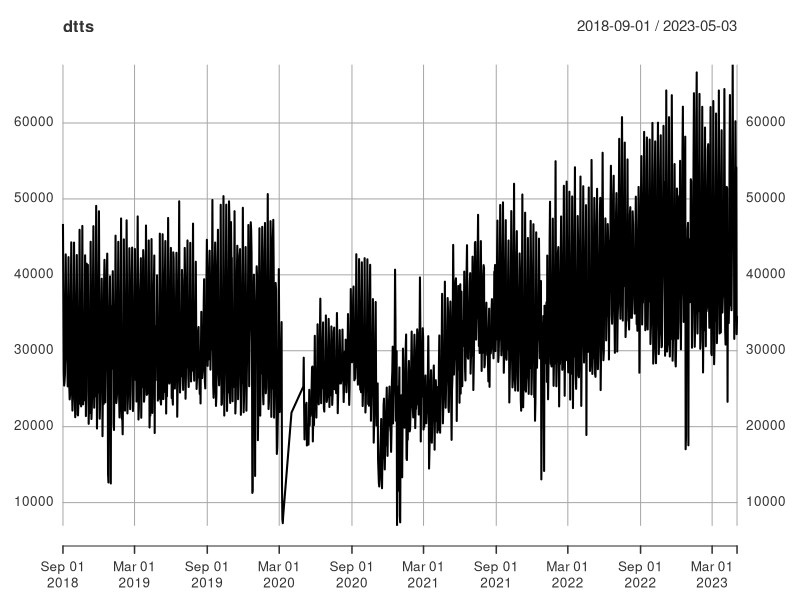
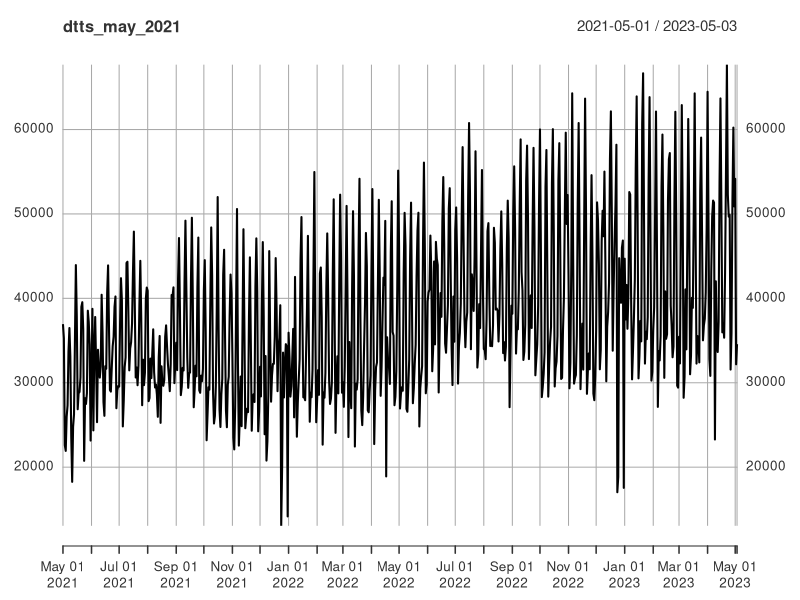
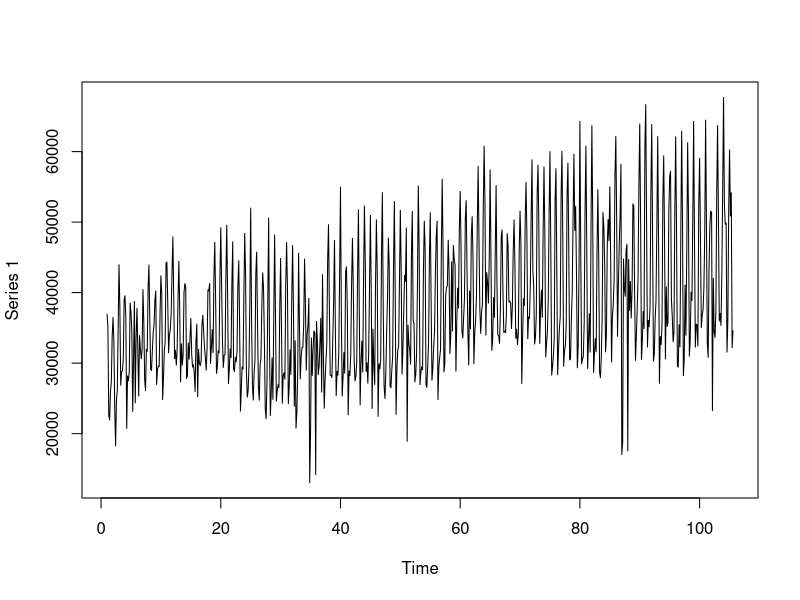
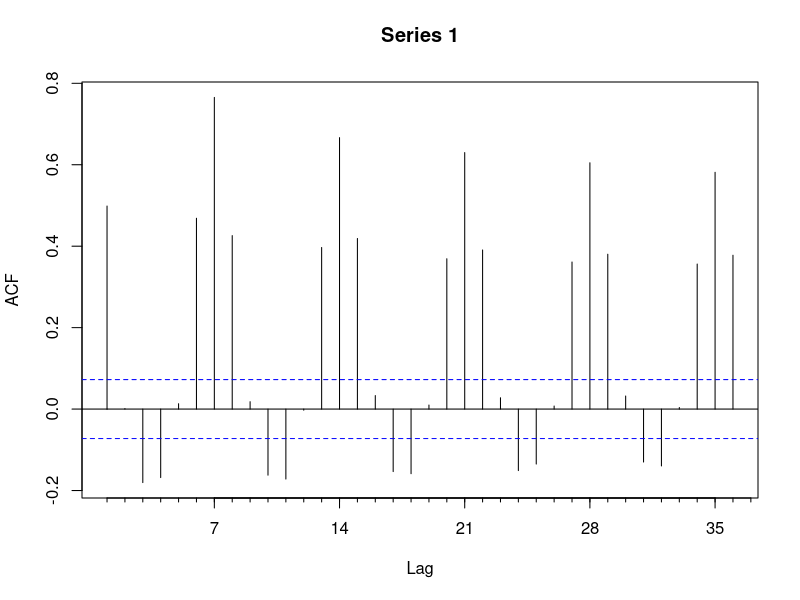
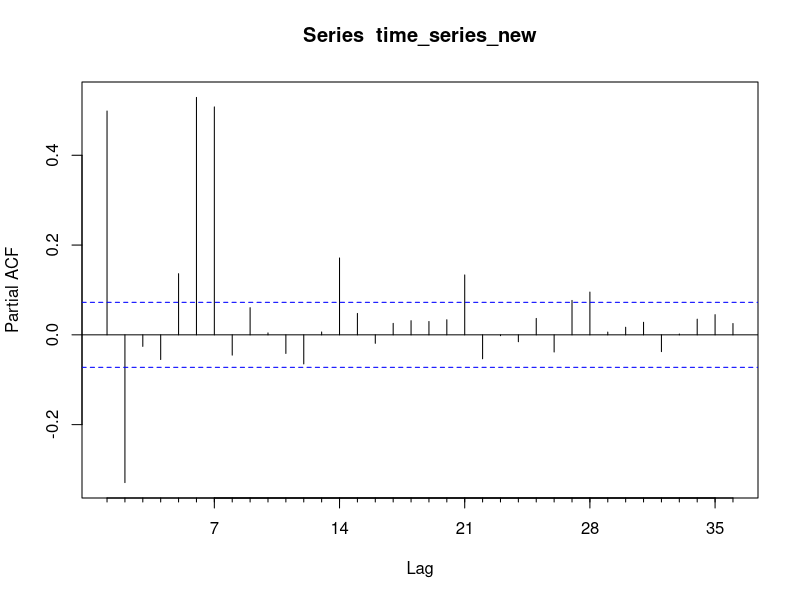
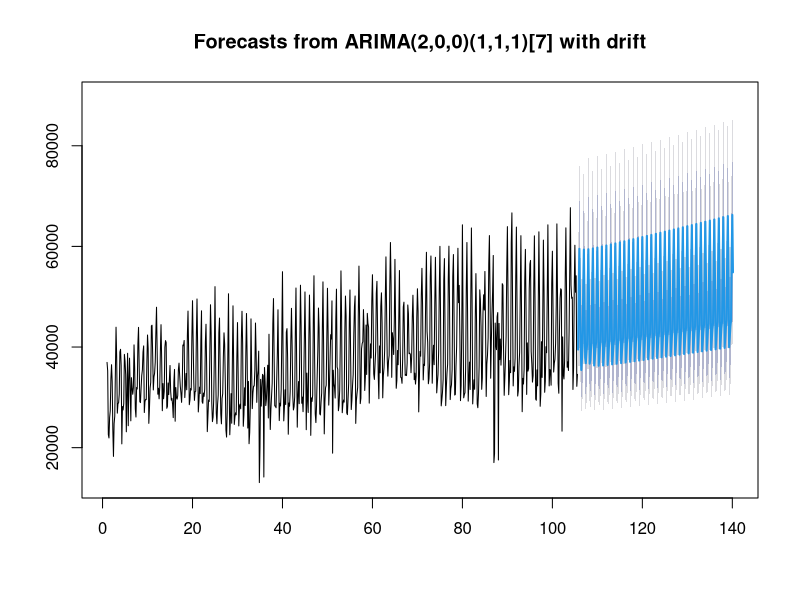
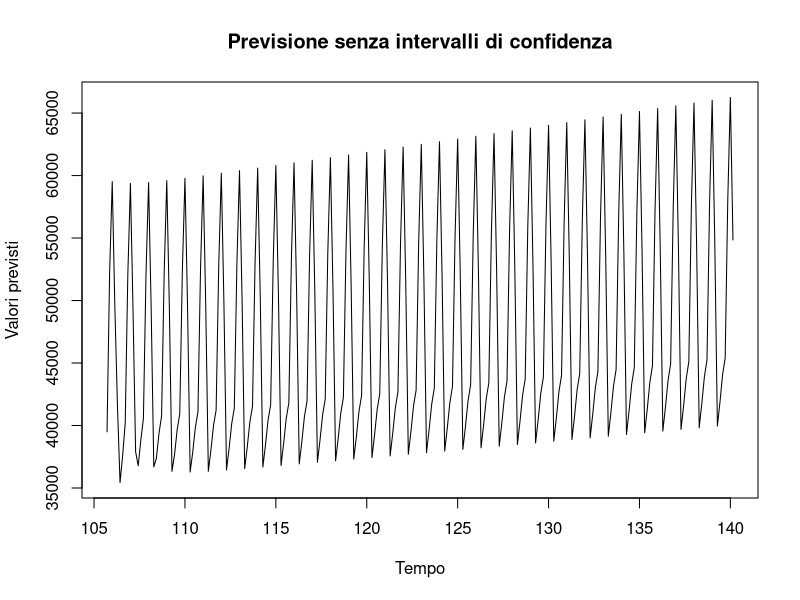
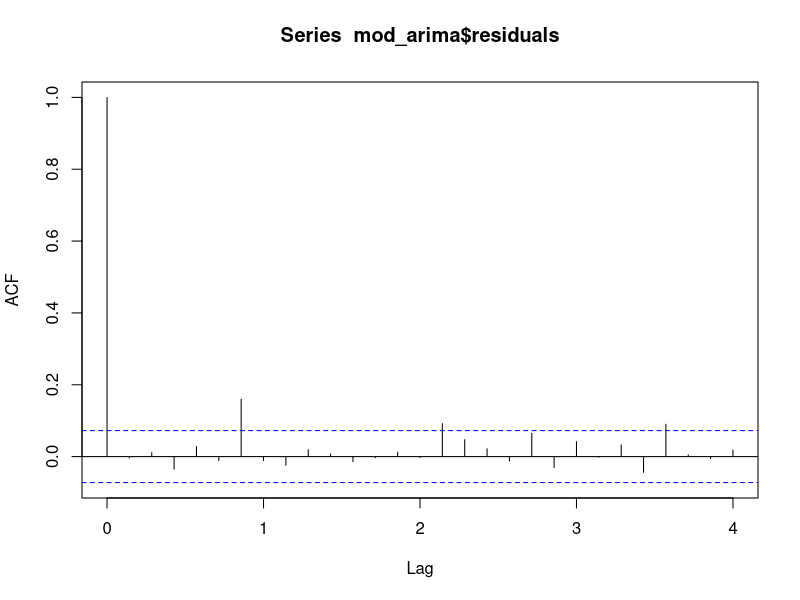

Source code (R) for these figures, in order:
## ---- chunk 1
#Importo le librerie necessarie
library(xts)
library(forecast)
library(lubridate)
## ---- chunk 2


# Carica i dati dal file CSV
dt <- read.csv("R5.csv")

# Converti la colonna "Date" nel formato "YYYY-MM-DD"
dt$Date <- as.Date(dt$data, format = "%Y-%m-%d")

# Crea la serie storica con le date nel formato "YYYY-MM-DD" e i valori da LT_R5
dtts <- xts(
  dt$LT_R5, # Selezioniamo la colonna LT_R5 come dati sull'asse delle y
  dt$Date # Utilizziamo la colonna "Date" formattata come oggetti di data sull'asse delle x
)



# Plotta la serie storica
plot(dtts)

## ---- chunk 3
# Filtra la serie storica per il 2018
dtts_2018 <- dtts["2018-01-01/2018-12-31"]

# Filtra la serie storica per il 2019
dtts_2019 <- dtts["2019-01-01/2019-12-31"]

# Filtra la serie storica per il 2021
dtts_2021 <- dtts["2021-01-01/2021-12-31"]

# Filtra la serie storica per il 2022
dtts_2022 <- dtts["2022-01-01/2022-12-31"]

# Filtra la serie storica per il 2022
dtts_2023 <- dtts["2023-01-01/2023-12-31"]

# Calcola la media mensile per il 2018
monthly_mean_2018 <- apply.monthly(dtts_2018, FUN = mean)

# Calcola la media mensile per il 2019
monthly_mean_2019 <- apply.monthly(dtts_2019, FUN = mean)

# Calcola la media mensile per il 2019
monthly_mean_2021 <- apply.monthly(dtts_2021, FUN = mean)

# Calcola la media mensile per il 2019
monthly_mean_2022 <- apply.monthly(dtts_2022, FUN = mean)

# Calcola la media mensile per il 2019
monthly_mean_2023 <- apply.monthly(dtts_2023, FUN = mean)

# Estrai i mesi dai dati
months_2018 <- as.numeric(format(index(monthly_mean_2018), "%m"))
months_2019 <- as.numeric(format(index(monthly_mean_2019), "%m"))

# Trova gli indici dei mesi comuni tra il 2018 e il 2019
common_month_indices <- which(months_2018 %in% months_2019)

# Crea un vettore con il mese di riferimento e la media corrispondente per i mesi comuni
result_vector <- data.frame(
  "Mese" = months_2018[common_month_indices],
  "Media_2018" = as.vector(monthly_mean_2018[common_month_indices]),
  "Media_2019" = as.vector(monthly_mean_2019[common_month_indices])
)

# Calcola la differenza percentuale tra le medie del 2018 e del 2019 per lo stesso mese
result_vector$Differenza_Percentuale <- 
  ((result_vector$Media_2018 - result_vector$Media_2019) / result_vector$Media_2018)

# Calcola il valore massimo (in valore assoluto) delle differenze percentuali
max_diff_percent <- max(abs(result_vector$Differenza_Percentuale))

# Aggiungi colonne Tolleranza_Min e Tolleranza_Max
result_vector$Tolleranza <- max_diff_percent

print(result_vector)

## ---- chunk 4
#stabilisco la tolleranza sulla base di quello che ho scritto sopra
tolleranza <- result_vector$Media_2019 * result_vector$Tolleranza 

# Aggiungi i valori di tolleranza al dataset
result_vector$Tolleranza_Min_2019 <- abs(result_vector$Media_2019 - tolleranza)
result_vector$Tolleranza_Max_2019 <- result_vector$Media_2019 + tolleranza

print(result_vector)
## ---- chunk 5
# Estrai i mesi del 2019 che non erano presenti nel 2018
missing_months_2019 <- months_2019[!months_2019 %in% months_2018]

# Crea un nuovo dataframe dei dati con i mesi mancanti e le medie del 2019
missing_months_data <- data.frame(
  "Mese" = missing_months_2019,
  "Media_2018" = NA,  # Assegna NA ai mesi mancanti nel 2018
  "Media_2019" = monthly_mean_2019[!months_2019 %in% months_2018]
)

#stabilisco la tolleranza sulla base di quello che ho scritto sopra
tolleranza <- missing_months_data$Media_2019 * result_vector$Tolleranza

# Aggiungi i valori di tolleranza al dataset
missing_months_data$Tolleranza_Min_2019 <- abs(missing_months_data$Media_2019 - tolleranza)
missing_months_data$Tolleranza_Max_2019 <- missing_months_data$Media_2019 + tolleranza

print(missing_months_data)
## ---- chunk 6
# Estrai la colonna "Media_2019" da result_vector
result_vector_2019 <- result_vector[, c("Mese", "Media_2019", "Tolleranza_Min_2019", "Tolleranza_Max_2019")]

# Estrai le colonne "Media_2018" e "Media_2019" da missing_months_data
missing_data_2019 <- missing_months_data[, c("Mese", "Media_2019", "Tolleranza_Min_2019", "Tolleranza_Max_2019")]


# Concatena i due dataset
combined_data <- rbind(missing_data_2019, result_vector_2019)

# Aggiungi una colonna di numeri da 1 a 12 come indici
combined_data$Mese = 1:12


# Rimuovi l'indice implicito
rownames(combined_data) <- NULL

# Visualizza il dataset senza l'indice implicito
print(combined_data)
## ---- chunk 7
# Estrai il mese dalla data e crea un nuovo dataframe
monthly_mean_2021_new <- data.frame(
  "Mese" = as.integer(format(index(monthly_mean_2021), "%m")),
  "Media_2021" = coredata(monthly_mean_2021)
)
monthly_mean_2022_new <- data.frame(
  "Mese" = as.integer(format(index(monthly_mean_2022), "%m")),
  "Media_2022" = coredata(monthly_mean_2022)
)
monthly_mean_2023_new <- data.frame(
  "Mese" = as.integer(format(index(monthly_mean_2023), "%m")),
  "Media_2023" = coredata(monthly_mean_2023)
)

# Visualizza i nuovi dataframes
print(monthly_mean_2021_new)
print(monthly_mean_2022_new)
print(monthly_mean_2023_new)
## ---- chunk 8
# Verifica le lunghezze dei dataframe mensili
length_2021 <- nrow(monthly_mean_2021_new)
length_2022 <- nrow(monthly_mean_2022_new)

# Trova la lunghezza minima tra i dataframe
min_length <- min(length_2021, length_2022)

# Seleziona solo le prime 'min_length' righe da entrambi i dataframe
monthly_mean_2021_new <- monthly_mean_2021_new[1:min_length, ]
monthly_mean_2022_new <- monthly_mean_2022_new[1:min_length, ]
monthly_mean_2023_new <- monthly_mean_2023_new[1:5, ]
# Creazione di un nuovo dataframe per i confronti
confronti <- data.frame(  
  "Mese" = rep(1:12, times = 1),  # Mesi da 1 a 12 per due anni
  "Media_2021" = monthly_mean_2021_new$Media,
  "Media_2022" = monthly_mean_2022_new$Media,
  "Tolleranza_Min" = combined_data$Tolleranza_Min[1:min_length],
  "Tolleranza_Max" = combined_data$Tolleranza_Max[1:min_length]
)

confronti1 <- data.frame(
  "Anno" = rep(c(2023), each = 5),  # Ripeti l'anno per ogni mese
  "Mese" = rep(1:5, times = 1),  # Mesi da 1 a 12 per due anni
  "Media_2023" = monthly_mean_2023_new$Media,
  "Tolleranza_Min" = combined_data$Tolleranza_Min[1:5],
  "Tolleranza_Max" = combined_data$Tolleranza_Max[1:5]
)
# Aggiungi una colonna di confronto per ciascun anno
confronti$Confronto_2021 <- confronti$Media_2021 >= confronti$Tolleranza_Min & confronti$Media_2021 <= confronti$Tolleranza_Max
confronti$Confronto_2022 <- confronti$Media_2022 >= confronti$Tolleranza_Min & confronti$Media_2022 <= confronti$Tolleranza_Max

confronti1$Confronto_2023 <- confronti1$Media_2023 >= confronti1$Tolleranza_Min & confronti1$Media_2023 <= confronti1$Tolleranza_Max

# Visualizza il dataframe di confronto
print(confronti)
print(confronti1)
## ---- chunk 9
# Filtra la serie storica a partire da giugno 2021
dtts_may_2021 <- dtts["2021-05-01/"]
plot(dtts_may_2021)
## ---- chunk 10
time_series <- ts(dtts_may_2021, frequency=7)
plot(time_series)
## ---- chunk 11
time_series_new<-log(time_series)
time_series_new |> Acf(36)
time_series_new |> Pacf(36)
## ---- chunk 12
# let's try an AR(2)
library(forecast)
mod_arima <- Arima(time_series,
              c(2,0,0), # p, d, q 
              c(1,1,1), # P, D, Q D=1. because we have performed a seasonal difference
              include.constant =TRUE, #intercept
              lambda=0 #because log transformation
              )
mod_arima #with drift because constant and one seasonal difference
## ---- chunk 13
previsione <- forecast(mod_arima, h=242)
plot(previsione)
## ---- chunk 14
previsione <- forecast(mod_arima, h = 242)
plot(previsione$mean, type = "l", ylab = "Valori previsti", xlab = "Tempo", main = "Previsione senza intervalli di confidenza")
## ---- chunk 15
rmse2 <- sqrt(mean(mod_arima$residuals^2))
rmse2

mae2 <- mean(abs(mod_arima$residuals))
mae2

actual2 <- window(time_series, start = end(time_series) - length(mod_arima$residuals) + 1)

mape2 <- mean(abs((mod_arima$residuals / actual2) * 100), na.rm = TRUE)
mape2

shapiro_test2 <- shapiro.test(mod_arima$residuals)
shapiro_test2

acf_res2 <- acf(mod_arima$residuals)
pacf_res2 <- pacf(mod_arima$residuals)
## ---- chunk 16
# Parametri per la stagionalità
s <- 365.25
harm <- c(1,2,3)
freq <- outer(1:length(time_series_new), harm) * 2 * pi / s
co <- cos(freq)
si <- sin(freq)
colnames(co) <- paste0("cos", harm)
colnames(si) <- paste0("sin", harm)
X <- cbind(trend=1:length(time_series_new),co, si)

# Divisione in set di addestramento e test
train_size <- floor(length(time_series_new[1:500]))
train_y <- time_series_new[1:train_size]
train_X <- X[1:train_size, ]
test_y <- time_series_new[(train_size + 1):length(time_series_new)]
test_X <- X[(train_size + 1):length(time_series_new), ]

# Modello ARIMAX
mod_sin <- Arima(train_y,
              order = c(2, 0, 0),
              seasonal = list(order = c(1, 1, 1), period = 7),
              xreg = train_X,
              lambda = 0
)

# Riassunto del modello
summary(mod_sin)
## ---- chunk 17
# Esegui il forecast
forecast_result <- forecast(mod_sin, h = length(test_y), xreg = test_X)
length(test_y)
# Plot del risultato
plot(forecast_result)
## ---- chunk 18
# Esegui il forecast con visualizzazione dei valori reali
forecast_result <- forecast(mod_sin, h = length(test_y), xreg = test_X)

# Estrai le previsioni dal risultato del forecast
pred_values <- forecast_result$mean

# Plot del risultato con previsioni e valori reali
plot(pred_values, type = "l", col = "red", lty = 1, lwd = 2, ylim = range(c(pred_values, test_y)))
lines(length(train_y) + 1:length(test_y), test_y, col = "blue", type = "l", lty = 2, lwd = 2)
legend("topright", legend = c("Forecast", "Valori Reali"), col = c("red", "blue"), lty = 1:2, lwd = 2)

## ---- chunk 19
losses_mod_sin <- function(real, pred) {
  error <- real - pred
  ae <- abs(error)
  se <- error^2
  c(
    ME = mean(error),
    RMSE = sqrt(mean(se)),
    MAE = mean(ae),
    MPE = mean(error/real)*100,
    MAPE = mean(ae/real)*100
  )
}

losses_mod_sin(test_y, forecast_result$mean)

## ---- chunk 20
# Chiamata alla funzione losses e salvataggio dei risultati in un data frame
losses2_mod_sin <- data.frame(Arima2 = losses_mod_sin(test_y, forecast_result$mean))

# Visualizza il data frame
print(losses2_mod_sin)

## ---- chunk 21
plot(mod_sin$residuals)
# Ottenere gli indici dei residui con valore maggiore o uguale a 0.05 o minore o uguale a -0.05
indices_high_residues <- which(mod_sin$residuals >= 0.05 | mod_sin$residuals <= -0.05)
indices_high_residues
## ---- chunk 22
# Creazione di variabili dummy per i giorni specifici 
special_days <-indices_high_residues

# Creazione di variabili dummy
dummy_vars_train <- matrix(0, nrow = train_size, ncol = length(special_days))
dummy_vars_test <- matrix(0, nrow = length(test_y), ncol = length(special_days))

for (i in seq_along(special_days)) {
  day_index <- which(train_X[, "trend"] == special_days[i])
  dummy_vars_train[day_index, i] <- 1
  
  day_index_test <- which(test_X[, "trend"] == special_days[i])
  dummy_vars_test[day_index_test, i] <- 1
}

# Aggiunta delle variabili dummy al set di addestramento
train_X <- cbind(train_X, dummy_vars_train)

# Aggiunta delle variabili dummy al set di test
test_X <- cbind(test_X, dummy_vars_test)

mod_sin_dummy <- Arima(train_y,
                       order = c(2, 0, 0),
                       seasonal = list(order = c(1, 1, 1), period = 7),
                       xreg = train_X,
                       lambda = 0  # Puoi sperimentare con altri metodi
)

# Esegui il forecast
forecast_result <- forecast(mod_sin_dummy , h = length(test_y), xreg = test_X)
length(test_y)
# Plot del risultato
plot(forecast_result)
## ---- chunk 23
# Esegui il forecast con visualizzazione dei valori reali
forecast_result <- forecast(mod_sin_dummy, h = length(test_y), xreg = test_X)

# Estrai le previsioni dal risultato del forecast
pred_values <- forecast_result$mean

# Plot del risultato con previsioni e valori reali
plot(pred_values, type = "l", col = "red", lty = 1, lwd = 2, ylim = range(c(pred_values, test_y)))
lines(length(train_y) + 1:length(test_y), test_y, col = "blue", type = "l", lty = 2, lwd = 2)
legend("topright", legend = c("Forecast", "Valori Reali"), col = c("red", "blue"), lty = 1:2, lwd = 2)

## ---- chunk 24
plot(mod_sin_dummy$residuals) 
## ---- chunk 25
losses_mod_sin_dummy <- function(real, pred) {
  error <- real - pred
  ae <- abs(error)
  se <- error^2
  c(
    ME = mean(error),
    RMSE = sqrt(mean(se)),
    MAE = mean(ae),
    MPE = mean(error/real)*100,
    MAPE = mean(ae/real)*100
  )
}

losses_mod_sin_dummy(test_y, forecast_result$mean)

## ---- chunk 26
# Chiamata alla funzione losses e salvataggio dei risultati in un data frame
losses2_mod_sin_dummy <- data.frame(Arima2 = losses_mod_sin_dummy(test_y, forecast_result$mean))

# Visualizza il data frame
print(losses2_mod_sin_dummy)
## ---- chunk 27
# let's try an AR(3)
library(forecast)
mod_arima <- Arima(time_series,
              c(3,0,0), # p, d, q 
              c(1,1,1), # P, D, Q D=1. because we have performed a seasonal difference
              include.constant =TRUE, #intercept
              lambda=0 #because log transformation
              )
mod_arima #with drift because constant and one seasonal difference
## ---- chunk 28
previsione <- forecast(mod_arima, h=242)
plot(previsione)
## ---- chunk 29
previsione <- forecast(mod_arima, h = 242)
plot(previsione$mean, type = "l", ylab = "Valori previsti", xlab = "Tempo", main = "Previsione senza intervalli di confidenza")
## ---- chunk 30
rmse3 <- sqrt(mean(mod_arima$residuals^2))
rmse3

mae3 <- mean(abs(mod_arima$residuals))
mae3

actual3 <- window(time_series, start = end(time_series) - length(mod_arima$residuals) + 1)

mape3 <- mean(abs((mod_arima$residuals / actual3) * 100), na.rm = TRUE)
mape3

shapiro_test3 <- shapiro.test(mod_arima$residuals)
shapiro_test3

acf_res3 <- acf(mod_arima$residuals)
pacf_res3 <- pacf(mod_arima$residuals)
## ---- chunk 31
# Parametri per la stagionalità
s <- 365.25
harm <- c(1,2,3) # passo da 3 a 2 sinusoidi, altrimenti mi produce dei nans
freq <- outer(1:length(time_series_new), harm) * 2 * pi / s
co <- cos(freq)
si <- sin(freq)
colnames(co) <- paste0("cos", harm)
colnames(si) <- paste0("sin", harm)
X <- cbind(trend=1:length(time_series_new),co, si)

# Divisione in set di addestramento e test
train_size <- floor(length(time_series_new[1:500]))
train_y <- time_series_new[1:train_size]
train_X <- X[1:train_size, ]
test_y <- time_series_new[(train_size + 1):length(time_series_new)]
test_X <- X[(train_size + 1):length(time_series_new), ]

# Modello ARIMAX
mod_sin <- Arima(train_y,
              order = c(3, 0, 0),
              seasonal = list(order = c(1, 1, 1), period = 7),
              xreg = train_X,
              lambda = 0
)

# Riassunto del modello
summary(mod_sin)

## ---- chunk 32
# Esegui il forecast
forecast_result <- forecast(mod_sin, h = length(test_y), xreg = test_X)
length(test_y)
# Plot del risultato
plot(forecast_result)
## ---- chunk 33
# Esegui il forecast con visualizzazione dei valori reali
forecast_result <- forecast(mod_sin, h = length(test_y), xreg = test_X)

# Estrai le previsioni dal risultato del forecast
pred_values <- forecast_result$mean

# Plot del risultato con previsioni e valori reali
plot(pred_values, type = "l", col = "red", lty = 1, lwd = 2, ylim = range(c(pred_values, test_y)))
lines(length(train_y) + 1:length(test_y), test_y, col = "blue", type = "l", lty = 2, lwd = 2)
legend("topright", legend = c("Forecast", "Valori Reali"), col = c("red", "blue"), lty = 1:2, lwd = 2)

## ---- chunk 34
losses_mod_sin <- function(real, pred) {
  error <- real - pred
  ae <- abs(error)
  se <- error^2
  c(
    ME = mean(error),
    RMSE = sqrt(mean(se)),
    MAE = mean(ae),
    MPE = mean(error/real)*100,
    MAPE = mean(ae/real)*100
  )
}

losses_mod_sin(test_y, forecast_result$mean)

## ---- chunk 35
# Chiamata alla funzione losses e salvataggio dei risultati in un data frame
losses3_mod_sin<- data.frame(Arima3 = losses_mod_sin(test_y, forecast_result$mean))

# Visualizza il data frame
print(losses3_mod_sin)

## ---- chunk 36
plot(mod_sin$residuals)
# Ottenere gli indici dei residui con valore maggiore o uguale a 0.05 o minore o uguale a -0.05
indices_high_residues <- which(mod_sin$residuals >= 0.05 | mod_sin$residuals <= -0.05)
indices_high_residues
## ---- chunk 37
# Creazione di variabili dummy per i giorni specifici 
special_days <-indices_high_residues

# Creazione di variabili dummy
dummy_vars_train <- matrix(0, nrow = train_size, ncol = length(special_days))
dummy_vars_test <- matrix(0, nrow = length(test_y), ncol = length(special_days))

for (i in seq_along(special_days)) {
  day_index <- which(train_X[, "trend"] == special_days[i])
  dummy_vars_train[day_index, i] <- 1
  
  day_index_test <- which(test_X[, "trend"] == special_days[i])
  dummy_vars_test[day_index_test, i] <- 1
}

# Aggiunta delle variabili dummy al set di addestramento
train_X <- cbind(train_X, dummy_vars_train)

# Aggiunta delle variabili dummy al set di test
test_X <- cbind(test_X, dummy_vars_test)

mod_sin_dummy <- Arima(train_y,
                       order = c(3, 0, 0),
                       seasonal = list(order = c(1, 1, 1), period = 7),
                       xreg = train_X,
                       lambda = 0  # Puoi sperimentare con altri metodi
)

# Esegui il forecast
forecast_result <- forecast(mod_sin_dummy , h = length(test_y), xreg = test_X)
length(test_y)
# Plot del risultato
plot(forecast_result)
## ---- chunk 38
# Esegui il forecast con visualizzazione dei valori reali
forecast_result <- forecast(mod_sin_dummy, h = length(test_y), xreg = test_X)

# Estrai le previsioni dal risultato del forecast
pred_values <- forecast_result$mean

# Plot del risultato con previsioni e valori reali
plot(pred_values, type = "l", col = "red", lty = 1, lwd = 2, ylim = range(c(pred_values, test_y)))
lines(length(train_y) + 1:length(test_y), test_y, col = "blue", type = "l", lty = 2, lwd = 2)
legend("topright", legend = c("Forecast", "Valori Reali"), col = c("red", "blue"), lty = 1:2, lwd = 2)

## ---- chunk 39
plot(mod_sin_dummy$residuals) 
## ---- chunk 40
losses_mod_sin_dummy <- function(real, pred) {
  error <- real - pred
  ae <- abs(error)
  se <- error^2
  c(
    ME = mean(error),
    RMSE = sqrt(mean(se)),
    MAE = mean(ae),
    MPE = mean(error/real)*100,
    MAPE = mean(ae/real)*100
  )
}

losses_mod_sin_dummy(test_y, forecast_result$mean)

## ---- chunk 41
# Chiamata alla funzione losses e salvataggio dei risultati in un data frame
losses3_mod_sin_dummy <- data.frame(Arima3 = losses_mod_sin_dummy(test_y, forecast_result$mean))

# Visualizza il data frame
print(losses3_mod_sin_dummy)

## ---- chunk 42
# let's try an AR(4)
library(forecast)
mod_arima <- Arima(time_series,
              c(4,0,0), # p, d, q 
              c(1,1,1), # P, D, Q D=1. because we have performed a seasonal difference
              include.constant =TRUE, #intercept
              lambda=0 #because log transformation
              )
mod_arima #with drift because constant and one seasonal difference
## ---- chunk 43
previsione <- forecast(mod_arima, h=242)
plot(previsione)
## ---- chunk 44
previsione <- forecast(mod_arima, h = 242)
plot(previsione$mean, type = "l", ylab = "Valori previsti", xlab = "Tempo", main = "Previsione senza intervalli di confidenza")
## ---- chunk 45
rmse4 <- sqrt(mean(mod_arima$residuals^2))
rmse4

mae4 <- mean(abs(mod_arima$residuals))
mae4

actual4 <- window(time_series, start = end(time_series) - length(mod_arima$residuals) + 1)

mape4 <- mean(abs((mod_arima$residuals / actual4) * 100), na.rm = TRUE)
mape4

shapiro_test4 <- shapiro.test(mod_arima$residuals)
shapiro_test4

acf_res4 <- acf(mod_arima$residuals)
pacf_res4 <- pacf(mod_arima$residuals)
## ---- chunk 46
# Parametri per la stagionalità
s <- 365.25
harm <- c(1,2,3) # passo da 2 sinusoidi a 1 perché altrimenti vengono prodotti valori mancanti
freq <- outer(1:length(time_series_new), harm) * 2 * pi / s
co <- cos(freq)
si <- sin(freq)
colnames(co) <- paste0("cos", harm)
colnames(si) <- paste0("sin", harm)
X <- cbind(trend=1:length(time_series_new),co, si)

# Divisione in set di addestramento e test
train_size <- floor(length(time_series_new[1:500]))
train_y <- time_series_new[1:train_size]
train_X <- X[1:train_size, ]
test_y <- time_series_new[(train_size + 1):length(time_series_new)]
test_X <- X[(train_size + 1):length(time_series_new), ]

# Modello ARIMAX
mod_sin <- Arima(train_y,
              order = c(4, 0, 0),
              seasonal = list(order = c(1, 1, 1), period = 7),
              xreg = train_X,
              lambda = 0
)

# Riassunto del modello
summary(mod_sin)


## ---- chunk 47
# Esegui il forecast
forecast_result <- forecast(mod_sin, h = length(test_y), xreg = test_X)
length(test_y)
# Plot del risultato
plot(forecast_result)
## ---- chunk 48
# Esegui il forecast con visualizzazione dei valori reali
forecast_result <- forecast(mod_sin, h = length(test_y), xreg = test_X)

# Estrai le previsioni dal risultato del forecast
pred_values <- forecast_result$mean

# Plot del risultato con previsioni e valori reali
plot(pred_values, type = "l", col = "red", lty = 1, lwd = 2, ylim = range(c(pred_values, test_y)))
lines(length(train_y) + 1:length(test_y), test_y, col = "blue", type = "l", lty = 2, lwd = 2)
legend("topright", legend = c("Forecast", "Valori Reali"), col = c("red", "blue"), lty = 1:2, lwd = 2)

## ---- chunk 49
losses_mod_sin <- function(real, pred) {
  error <- real - pred
  ae <- abs(error)
  se <- error^2
  c(
    ME = mean(error),
    RMSE = sqrt(mean(se)),
    MAE = mean(ae),
    MPE = mean(error/real)*100,
    MAPE = mean(ae/real)*100
  )
}

losses_mod_sin(test_y, forecast_result$mean)
## ---- chunk 50
# Chiamata alla funzione losses e salvataggio dei risultati in un data frame
losses4_mod_sin <- data.frame(Arima4 = losses_mod_sin(test_y, forecast_result$mean))

# Visualizza il data frame
print(losses4_mod_sin)

## ---- chunk 51
plot(mod_sin$residuals)
# Ottenere gli indici dei residui con valore maggiore o uguale a 0.05 o minore o uguale a -0.05
indices_high_residues <- which(mod_sin$residuals >= 0.05 | mod_sin$residuals <= -0.05)
indices_high_residues
## ---- chunk 52
# Creazione di variabili dummy per i giorni specifici 
special_days <-indices_high_residues

# Creazione di variabili dummy
dummy_vars_train <- matrix(0, nrow = train_size, ncol = length(special_days))
dummy_vars_test <- matrix(0, nrow = length(test_y), ncol = length(special_days))

for (i in seq_along(special_days)) {
  day_index <- which(train_X[, "trend"] == special_days[i])
  dummy_vars_train[day_index, i] <- 1
  
  day_index_test <- which(test_X[, "trend"] == special_days[i])
  dummy_vars_test[day_index_test, i] <- 1
}

# Aggiunta delle variabili dummy al set di addestramento
train_X <- cbind(train_X, dummy_vars_train)

# Aggiunta delle variabili dummy al set di test
test_X <- cbind(test_X, dummy_vars_test)

mod_sin_dummy <- Arima(train_y,
                       order = c(4, 0, 0),
                       seasonal = list(order = c(1, 1, 1), period = 7),
                       xreg = train_X,
                       lambda = 0  # Puoi sperimentare con altri metodi
)

# Esegui il forecast
forecast_result <- forecast(mod_sin_dummy , h = length(test_y), xreg = test_X)
length(test_y)
# Plot del risultato
plot(forecast_result)
## ---- chunk 53
# Esegui il forecast con visualizzazione dei valori reali
forecast_result <- forecast(mod_sin_dummy, h = length(test_y), xreg = test_X)

# Estrai le previsioni dal risultato del forecast
pred_values <- forecast_result$mean

# Plot del risultato con previsioni e valori reali
plot(pred_values, type = "l", col = "red", lty = 1, lwd = 2, ylim = range(c(pred_values, test_y)))
lines(length(train_y) + 1:length(test_y), test_y, col = "blue", type = "l", lty = 2, lwd = 2)
legend("topright", legend = c("Forecast", "Valori Reali"), col = c("red", "blue"), lty = 1:2, lwd = 2)

## ---- chunk 54
plot(mod_sin_dummy$residuals) 
## ---- chunk 55
losses_mod_sin_dummy <- function(real, pred) {
  error <- real - pred
  ae <- abs(error)
  se <- error^2
  c(
    ME = mean(error),
    RMSE = sqrt(mean(se)),
    MAE = mean(ae),
    MPE = mean(error/real)*100,
    MAPE = mean(ae/real)*100
  )
}

losses_mod_sin_dummy(test_y, forecast_result$mean)

## ---- chunk 56
# Chiamata alla funzione losses e salvataggio dei risultati in un data frame
losses4_mod_sin_dummy <- data.frame(Arima4 = losses_mod_sin_dummy(test_y, forecast_result$mean))

# Visualizza il data frame
print(losses4_mod_sin_dummy)

## ---- chunk 57
# let's try an AR(5)
library(forecast)
mod_arima <- Arima(time_series,
              c(5,0,0), # p, d, q 
              c(1,1,1), # P, D, Q D=1. because we have performed a seasonal difference
              include.constant =TRUE, #intercept
              lambda=0 #because log transformation
              )
mod_arima #with drift because constant and one seasonal difference
## ---- chunk 58
previsione <- forecast(mod_arima, h=242)
plot(previsione)
## ---- chunk 59
previsione <- forecast(mod_arima, h = 242)
plot(previsione$mean, type = "l", ylab = "Valori previsti", xlab = "Tempo", main = "Previsione senza intervalli di confidenza")
## ---- chunk 60
rmse5 <- sqrt(mean(mod_arima$residuals^2))
rmse5

mae5 <- mean(abs(mod_arima$residuals))
mae5

actual5 <- window(time_series, start = end(time_series) - length(mod_arima$residuals) + 1)

mape5 <- mean(abs((mod_arima$residuals / actual5) * 100), na.rm = TRUE)
mape5

shapiro_test5 <- shapiro.test(mod_arima$residuals)
shapiro_test5

acf_res5 <- acf(mod_arima$residuals)
pacf_res5 <- pacf(mod_arima$residuals)
## ---- chunk 61
# Parametri per la stagionalità
s <- 365.25
harm <- c(1) # passo da 2 sinusoidi a 1 perché altrimenti vengono prodotti valori mancanti
freq <- outer(1:length(time_series_new), harm) * 2 * pi / s
co <- cos(freq)
si <- sin(freq)
colnames(co) <- paste0("cos", harm)
colnames(si) <- paste0("sin", harm)
X <- cbind(trend=1:length(time_series_new),co, si)

# Divisione in set di addestramento e test
train_size <- floor(length(time_series_new[1:610]))
train_y <- time_series_new[1:train_size]
train_X <- X[1:train_size, ]
test_y <- time_series_new[(train_size + 1):length(time_series_new)]
test_X <- X[(train_size + 1):length(time_series_new), ]

# Modello ARIMAX
mod_sin <- Arima(train_y,
              order = c(5, 0, 0),
              seasonal = list(order = c(1, 1, 1), period = 7),
              xreg = train_X,
              lambda = 0
)

# Riassunto del modello
summary(mod_sin)


## ---- chunk 62
# Esegui il forecast
forecast_result <- forecast(mod_sin, h = length(test_y), xreg = test_X)
length(test_y)
# Plot del risultato
plot(forecast_result)
## ---- chunk 63
# Esegui il forecast con visualizzazione dei valori reali
forecast_result <- forecast(mod_sin, h = length(test_y), xreg = test_X)

# Estrai le previsioni dal risultato del forecast
pred_values <- forecast_result$mean

# Plot del risultato con previsioni e valori reali
plot(pred_values, type = "l", col = "red", lty = 1, lwd = 2, ylim = range(c(pred_values, test_y)))
lines(length(train_y) + 1:length(test_y), test_y, col = "blue", type = "l", lty = 2, lwd = 2)
legend("topright", legend = c("Forecast", "Valori Reali"), col = c("red", "blue"), lty = 1:2, lwd = 2)

## ---- chunk 64
losses_mod_sin <- function(real, pred) {
  error <- real - pred
  ae <- abs(error)
  se <- error^2
  c(
    ME = mean(error),
    RMSE = sqrt(mean(se)),
    MAE = mean(ae),
    MPE = mean(error/real)*100,
    MAPE = mean(ae/real)*100
  )
}

losses_mod_sin(test_y, forecast_result$mean)

## ---- chunk 65
# Chiamata alla funzione losses e salvataggio dei risultati in un data frame
losses5_mod_sin <- data.frame(Arima5 = losses_mod_sin(test_y, forecast_result$mean))

# Visualizza il data frame
print(losses5_mod_sin)
## ---- chunk 66
plot(mod_sin$residuals)
# Ottenere gli indici dei residui con valore maggiore o uguale a 0.05 o minore o uguale a -0.05
indices_high_residues <- which(mod_sin$residuals >= 0.05 | mod_sin$residuals <= -0.05)
indices_high_residues
## ---- chunk 67
# Creazione di variabili dummy per i giorni specifici 
special_days <-indices_high_residues

# Creazione di variabili dummy
dummy_vars_train <- matrix(0, nrow = train_size, ncol = length(special_days))
dummy_vars_test <- matrix(0, nrow = length(test_y), ncol = length(special_days))

for (i in seq_along(special_days)) {
  day_index <- which(train_X[, "trend"] == special_days[i])
  dummy_vars_train[day_index, i] <- 1
  
  day_index_test <- which(test_X[, "trend"] == special_days[i])
  dummy_vars_test[day_index_test, i] <- 1
}

# Aggiunta delle variabili dummy al set di addestramento
train_X <- cbind(train_X, dummy_vars_train)

# Aggiunta delle variabili dummy al set di test
test_X <- cbind(test_X, dummy_vars_test)

mod_sin_dummy <- Arima(train_y,
                       order = c(5, 0, 0),
                       seasonal = list(order = c(1, 1, 1), period = 7),
                       xreg = train_X,
                       lambda = 0  # Puoi sperimentare con altri metodi
)

# Esegui il forecast
forecast_result <- forecast(mod_sin_dummy , h = length(test_y), xreg = test_X)
length(test_y)
# Plot del risultato
plot(forecast_result)
## ---- chunk 68
# Esegui il forecast con visualizzazione dei valori reali
forecast_result <- forecast(mod_sin_dummy, h = length(test_y), xreg = test_X)

# Estrai le previsioni dal risultato del forecast
pred_values <- forecast_result$mean

# Plot del risultato con previsioni e valori reali
plot(pred_values, type = "l", col = "red", lty = 1, lwd = 2, ylim = range(c(pred_values, test_y)))
lines(length(train_y) + 1:length(test_y), test_y, col = "blue", type = "l", lty = 2, lwd = 2)
legend("topright", legend = c("Forecast", "Valori Reali"), col = c("red", "blue"), lty = 1:2, lwd = 2)

## ---- chunk 69
plot(mod_sin_dummy$residuals) 
## ---- chunk 70
losses_mod_sin_dummy <- function(real, pred) {
  error <- real - pred
  ae <- abs(error)
  se <- error^2
  c(
    ME = mean(error),
    RMSE = sqrt(mean(se)),
    MAE = mean(ae),
    MPE = mean(error/real)*100,
    MAPE = mean(ae/real)*100
  )
}

losses_mod_sin_dummy(test_y, forecast_result$mean)

## ---- chunk 71
# Chiamata alla funzione losses e salvataggio dei risultati in un data frame
losses5_mod_sin_dummy <- data.frame(Arima5 = losses_mod_sin_dummy(test_y, forecast_result$mean))

# Visualizza il data frame
print(losses5_mod_sin_dummy)
## ---- chunk 72
# let's try an AR(2)
library(forecast)
mod_arima <- Arima(time_series,
              c(6,0,0), # p, d, q 
              c(1,1,1), # P, D, Q D=1. because we have performed a seasonal difference
              include.constant =TRUE, #intercept
              lambda=0 #because log transformation
              )
mod_arima #with drift because constant and one seasonal difference
## ---- chunk 73
previsione <- forecast(mod_arima, h=242)
plot(previsione)
## ---- chunk 74
previsione <- forecast(mod_arima, h = 242)
plot(previsione$mean, type = "l", ylab = "Valori previsti", xlab = "Tempo", main = "Previsione senza intervalli di confidenza")
## ---- chunk 75
rmse6 <- sqrt(mean(mod_arima$residuals^2))
rmse6

mae6 <- mean(abs(mod_arima$residuals))
mae6

actual6 <- window(time_series, start = end(time_series) - length(mod_arima$residuals) + 1)

mape6 <- mean(abs((mod_arima$residuals / actual6) * 100), na.rm = TRUE)
mape6

shapiro_test6 <- shapiro.test(mod_arima$residuals)
shapiro_test6

acf_res6 <- acf(mod_arima$residuals)
pacf_res6 <- pacf(mod_arima$residuals)
## ---- chunk 76
# Parametri per la stagionalità
s <- 365.25
harm <- c(1,2)
freq <- outer(1:length(time_series_new), harm) * 2 * pi / s
co <- cos(freq)
si <- sin(freq)
colnames(co) <- paste0("cos", harm)
colnames(si) <- paste0("sin", harm)
X <- cbind(trend=1:length(time_series_new),co, si)

# Divisione in set di addestramento e test
train_size <- floor(length(time_series_new[1:610]))
train_y <- time_series_new[1:train_size]
train_X <- X[1:train_size, ]
test_y <- time_series_new[(train_size + 1):length(time_series_new)]
test_X <- X[(train_size + 1):length(time_series_new), ]

# Modello ARIMAX
mod_sin <- Arima(train_y,
              order = c(6, 0, 0),
              seasonal = list(order = c(1, 1, 1), period = 7),
              xreg = train_X,
              lambda = 0
)

# Riassunto del modello
summary(mod_sin)


## ---- chunk 77
# Esegui il forecast
forecast_result <- forecast(mod_sin, h = length(test_y), xreg = test_X)
length(test_y)
# Plot del risultato
plot(forecast_result)
## ---- chunk 78
# Esegui il forecast con visualizzazione dei valori reali
forecast_result <- forecast(mod_sin, h = length(test_y), xreg = test_X)

# Estrai le previsioni dal risultato del forecast
pred_values <- forecast_result$mean

# Plot del risultato con previsioni e valori reali
plot(pred_values, type = "l", col = "red", lty = 1, lwd = 2, ylim = range(c(pred_values, test_y)))
lines(length(train_y) + 1:length(test_y), test_y, col = "blue", type = "l", lty = 2, lwd = 2)
legend("topright", legend = c("Forecast", "Valori Reali"), col = c("red", "blue"), lty = 1:2, lwd = 2)

## ---- chunk 79
losses_mod_sin <- function(real, pred) {
  error <- real - pred
  ae <- abs(error)
  se <- error^2
  c(
    ME = mean(error),
    RMSE = sqrt(mean(se)),
    MAE = mean(ae),
    MPE = mean(error/real)*100,
    MAPE = mean(ae/real)*100
  )
}

losses_mod_sin(test_y, forecast_result$mean)

## ---- chunk 80
# Chiamata alla funzione losses e salvataggio dei risultati in un data frame
losses6_mod_sin <- data.frame(Arima6 = losses_mod_sin(test_y, forecast_result$mean))

# Visualizza il data frame
print(losses6_mod_sin)
## ---- chunk 81
plot(mod_sin$residuals)
# Ottenere gli indici dei residui con valore maggiore o uguale a 0.05 o minore o uguale a -0.05
indices_high_residues <- which(mod_sin$residuals >= 0.05 | mod_sin$residuals <= -0.05)
indices_high_residues
## ---- chunk 82
# Creazione di variabili dummy per i giorni specifici 
special_days <-indices_high_residues

# Creazione di variabili dummy
dummy_vars_train <- matrix(0, nrow = train_size, ncol = length(special_days))
dummy_vars_test <- matrix(0, nrow = length(test_y), ncol = length(special_days))

for (i in seq_along(special_days)) {
  day_index <- which(train_X[, "trend"] == special_days[i])
  dummy_vars_train[day_index, i] <- 1
  
  day_index_test <- which(test_X[, "trend"] == special_days[i])
  dummy_vars_test[day_index_test, i] <- 1
}

# Aggiunta delle variabili dummy al set di addestramento
train_X <- cbind(train_X, dummy_vars_train)

# Aggiunta delle variabili dummy al set di test
test_X <- cbind(test_X, dummy_vars_test)

mod_sin_dummy <- Arima(train_y,
                       order = c(6, 0, 0),
                       seasonal = list(order = c(1, 1, 1), period = 7),
                       xreg = train_X,
                       lambda = 0  # Puoi sperimentare con altri metodi
)

# Esegui il forecast
forecast_result <- forecast(mod_sin_dummy , h = length(test_y), xreg = test_X)
length(test_y)
# Plot del risultato
plot(forecast_result)
## ---- chunk 83
# Esegui il forecast con visualizzazione dei valori reali
forecast_result <- forecast(mod_sin_dummy, h = length(test_y), xreg = test_X)

# Estrai le previsioni dal risultato del forecast
pred_values <- forecast_result$mean

# Plot del risultato con previsioni e valori reali
plot(pred_values, type = "l", col = "red", lty = 1, lwd = 2, ylim = range(c(pred_values, test_y)))
lines(length(train_y) + 1:length(test_y), test_y, col = "blue", type = "l", lty = 2, lwd = 2)
legend("topright", legend = c("Forecast", "Valori Reali"), col = c("red", "blue"), lty = 1:2, lwd = 2)

## ---- chunk 84
plot(mod_sin_dummy$residuals) 
## ---- chunk 85
losses_mod_sin_dummy <- function(real, pred) {
  error <- real - pred
  ae <- abs(error)
  se <- error^2
  c(
    ME = mean(error),
    RMSE = sqrt(mean(se)),
    MAE = mean(ae),
    MPE = mean(error/real)*100,
    MAPE = mean(ae/real)*100
  )
}

losses_mod_sin_dummy(test_y, forecast_result$mean)

## ---- chunk 86
# Chiamata alla funzione losses e salvataggio dei risultati in un data frame
losses6_mod_sin_dummy <- data.frame(Arima6 = losses_mod_sin_dummy(test_y, forecast_result$mean))

# Visualizza il data frame
print(losses6_mod_sin_dummy)

## ---- chunk 87
# Crea un dataframe con i risultati
risultati <- data.frame(
  Modello = c("ARIMA2", "ARIMA3", "ARIMA4", "ARIMA5", "ARIMA6"),
  RMSE = c(rmse2, rmse3, rmse4, rmse5, rmse6),
  MAE = c(mae2, mae3, mae4, mae5, mae6),
  MAPE = c(mape2, mape3, mape4, mape5, mape6)
)
risultati
## ---- chunk 88
results1 <- data.frame( losses2_mod_sin, losses3_mod_sin, losses4_mod_sin, losses5_mod_sin, losses6_mod_sin)

# Visualizziamo la tabella
print(results1)
## ---- chunk 89
results2 <- data.frame( losses2_mod_sin_dummy, losses3_mod_sin_dummy, losses4_mod_sin_dummy, losses5_mod_sin_dummy, losses6_mod_sin_dummy)

# Visualizziamo la tabella
print(results2)
